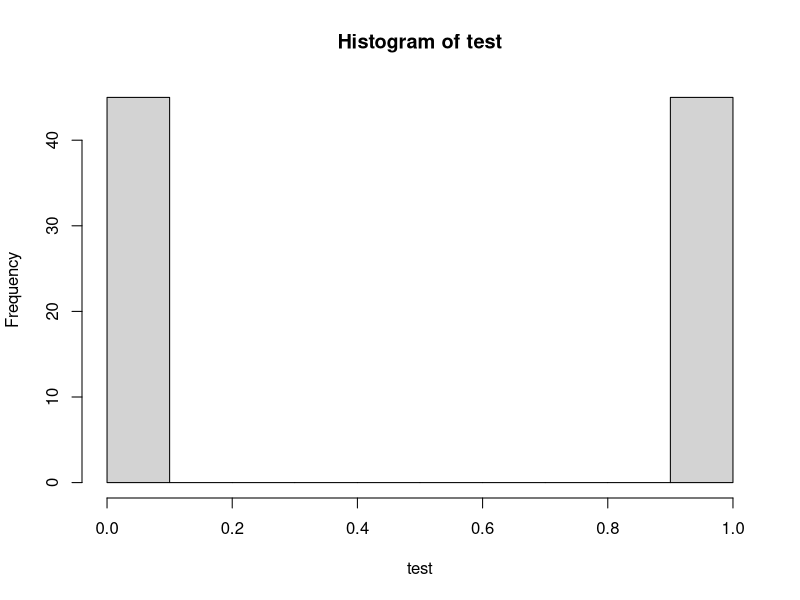

Source code (R):
set.seed(123)
rnorm(10)
# r по умолчанию использует банковское округление (т.е округление к ближайшему четному)

#90 subj, factors: 0/1, a/b/c, value rnorm+runif with 15% NA for test m = 3, for control group m = 9
id <- 1:90
test <- c(rep(0, 45), rep(1, 45))
colour <- rep(c("a", "b","c"), 30)
value <- c((rnorm(45, 3) + runif(45)), (rnorm(45,9) + runif(45)))
index_NA <- sample(1:90, round(90*0.15))
value[index_NA] <- NA

data <-data.frame(id, test, colour, value)
t.test(value ~ test, data = data[data$colour == 'c',])

hist(test) #немного графики
